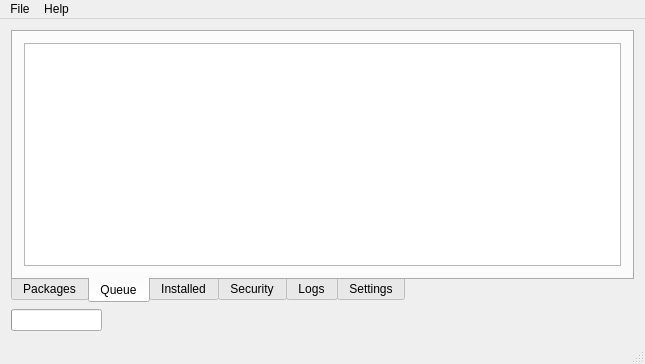
<?xml version="1.0" encoding="UTF-8"?>
<ui version="4.0">
 <class>MainWindow</class>
 <widget class="QMainWindow" name="MainWindow">
  <property name="geometry">
   <rect>
    <x>0</x>
    <y>0</y>
    <width>645</width>
    <height>364</height>
   </rect>
  </property>
  <property name="windowTitle">
   <string>UserPKG</string>
  </property>
  <property name="windowIcon">
   <iconset resource="../res/files.qrc">
    <normaloff>:/files/queue-done.png</normaloff>:/files/queue-done.png</iconset>
  </property>
  <widget class="QWidget" name="centralWidget">
   <layout class="QVBoxLayout" name="verticalLayout">
    <item>
     <widget class="QTabWidget" name="tabWidget">
      <property name="tabPosition">
       <enum>QTabWidget::South</enum>
      </property>
      <property name="currentIndex">
       <number>1</number>
      </property>
      <widget class="QWidget" name="packagesTab">
       <attribute name="title">
        <string>Packages</string>
       </attribute>
       <layout class="QVBoxLayout" name="verticalLayout_3">
        <item>
         <layout class="QHBoxLayout" name="horizontalLayout">
          <item>
           <layout class="QVBoxLayout" name="verticalLayout_5">
            <item>
             <layout class="QHBoxLayout" name="horizontalLayout_5">
              <item>
               <widget class="QLabel" name="label_3">
                <property name="text">
                 <string>Search</string>
                </property>
               </widget>
              </item>
              <item>
               <widget class="QLineEdit" name="search"/>
              </item>
             </layout>
            </item>
            <item>
             <layout class="QHBoxLayout" name="horizontalLayout_4">
              <item>
               <widget class="QListWidget" name="cat">
                <property name="sizePolicy">
                 <sizepolicy hsizetype="Fixed" vsizetype="Expanding">
                  <horstretch>0</horstretch>
                  <verstretch>0</verstretch>
                 </sizepolicy>
                </property>
                <property name="maximumSize">
                 <size>
                  <width>160</width>
                  <height>16777215</height>
                 </size>
                </property>
               </widget>
              </item>
              <item>
               <widget class="QListWidget" name="pkg">
                <property name="minimumSize">
                 <size>
                  <width>160</width>
                  <height>0</height>
                 </size>
                </property>
                <property name="showDropIndicator" stdset="0">
                 <bool>false</bool>
                </property>
                <property name="alternatingRowColors">
                 <bool>false</bool>
                </property>
                <property name="iconSize">
                 <size>
                  <width>32</width>
                  <height>32</height>
                 </size>
                </property>
                <property name="textElideMode">
                 <enum>Qt::ElideNone</enum>
                </property>
                <property name="verticalScrollMode">
                 <enum>QAbstractItemView::ScrollPerItem</enum>
                </property>
                <property name="movement">
                 <enum>QListView::Static</enum>
                </property>
                <property name="isWrapping" stdset="0">
                 <bool>false</bool>
                </property>
                <property name="resizeMode">
                 <enum>QListView::Adjust</enum>
                </property>
                <property name="layoutMode">
                 <enum>QListView::SinglePass</enum>
                </property>
                <property name="spacing">
                 <number>0</number>
                </property>
                <property name="viewMode">
                 <enum>QListView::ListMode</enum>
                </property>
                <property name="uniformItemSizes">
                 <bool>true</bool>
                </property>
                <property name="wordWrap">
                 <bool>true</bool>
                </property>
               </widget>
              </item>
             </layout>
            </item>
           </layout>
          </item>
          <item>
           <layout class="QVBoxLayout" name="verticalLayout_8">
            <item>
             <widget class="QToolBox" name="pkgBox">
              <property name="currentIndex">
               <number>0</number>
              </property>
              <widget class="QWidget" name="pkgBoxInfo">
               <property name="geometry">
                <rect>
                 <x>0</x>
                 <y>0</y>
                 <width>230</width>
                 <height>80</height>
                </rect>
               </property>
               <attribute name="label">
                <string>Information</string>
               </attribute>
               <layout class="QVBoxLayout" name="verticalLayout_2">
                <item>
                 <layout class="QHBoxLayout" name="horizontalLayout_3">
                  <item>
                   <widget class="QLabel" name="label_2">
                    <property name="minimumSize">
                     <size>
                      <width>125</width>
                      <height>0</height>
                     </size>
                    </property>
                    <property name="text">
                     <string>Package Name</string>
                    </property>
                   </widget>
                  </item>
                  <item>
                   <widget class="QLineEdit" name="pkgName">
                    <property name="styleSheet">
                     <string notr="true">border:0;background:transparent;</string>
                    </property>
                    <property name="readOnly">
                     <bool>true</bool>
                    </property>
                   </widget>
                  </item>
                 </layout>
                </item>
                <item>
                 <layout class="QHBoxLayout" name="horizontalLayout_2">
                  <item>
                   <widget class="QLabel" name="label">
                    <property name="minimumSize">
                     <size>
                      <width>125</width>
                      <height>0</height>
                     </size>
                    </property>
                    <property name="text">
                     <string>Package Version</string>
                    </property>
                   </widget>
                  </item>
                  <item>
                   <widget class="QLineEdit" name="pkgVersion">
                    <property name="styleSheet">
                     <string notr="true">border:0px;background:transparent;</string>
                    </property>
                    <property name="readOnly">
                     <bool>true</bool>
                    </property>
                   </widget>
                  </item>
                 </layout>
                </item>
                <item>
                 <spacer name="verticalSpacer">
                  <property name="orientation">
                   <enum>Qt::Vertical</enum>
                  </property>
                  <property name="sizeHint" stdset="0">
                   <size>
                    <width>20</width>
                    <height>40</height>
                   </size>
                  </property>
                 </spacer>
                </item>
               </layout>
              </widget>
              <widget class="QWidget" name="pkgBoxDepends">
               <property name="geometry">
                <rect>
                 <x>0</x>
                 <y>0</y>
                 <width>102</width>
                 <height>102</height>
                </rect>
               </property>
               <attribute name="label">
                <string>Dependencies</string>
               </attribute>
               <layout class="QVBoxLayout" name="verticalLayout_4">
                <item>
                 <widget class="QTreeWidget" name="pkgDepends">
                  <attribute name="headerVisible">
                   <bool>false</bool>
                  </attribute>
                  <column>
                   <property name="text">
                    <string notr="true">1</string>
                   </property>
                  </column>
                 </widget>
                </item>
               </layout>
              </widget>
              <widget class="QWidget" name="pkgBoxOptions">
               <property name="geometry">
                <rect>
                 <x>0</x>
                 <y>0</y>
                 <width>102</width>
                 <height>102</height>
                </rect>
               </property>
               <attribute name="label">
                <string>Options</string>
               </attribute>
               <layout class="QVBoxLayout" name="verticalLayout_7">
                <item>
                 <widget class="QTreeWidget" name="options">
                  <property name="sizePolicy">
                   <sizepolicy hsizetype="Preferred" vsizetype="Preferred">
                    <horstretch>0</horstretch>
                    <verstretch>0</verstretch>
                   </sizepolicy>
                  </property>
                  <property name="maximumSize">
                   <size>
                    <width>16777215</width>
                    <height>16777215</height>
                   </size>
                  </property>
                  <property name="itemsExpandable">
                   <bool>false</bool>
                  </property>
                  <property name="expandsOnDoubleClick">
                   <bool>false</bool>
                  </property>
                  <attribute name="headerVisible">
                   <bool>false</bool>
                  </attribute>
                  <column>
                   <property name="text">
                    <string>1</string>
                   </property>
                  </column>
                 </widget>
                </item>
               </layout>
              </widget>
             </widget>
            </item>
            <item>
             <widget class="QPushButton" name="pushButton">
              <property name="text">
               <string>Add to queue</string>
              </property>
              <property name="icon">
               <iconset resource="../res/files.qrc">
                <normaloff>:/files/queue-add.png</normaloff>:/files/queue-add.png</iconset>
              </property>
             </widget>
            </item>
           </layout>
          </item>
         </layout>
        </item>
       </layout>
      </widget>
      <widget class="QWidget" name="tab_2">
       <attribute name="title">
        <string>Queue</string>
       </attribute>
       <layout class="QVBoxLayout" name="verticalLayout_11">
        <item>
         <widget class="QTreeWidget" name="queue">
          <property name="contextMenuPolicy">
           <enum>Qt::CustomContextMenu</enum>
          </property>
          <property name="uniformRowHeights">
           <bool>false</bool>
          </property>
          <property name="wordWrap">
           <bool>false</bool>
          </property>
          <property name="expandsOnDoubleClick">
           <bool>false</bool>
          </property>
          <attribute name="headerVisible">
           <bool>false</bool>
          </attribute>
          <column>
           <property name="text">
            <string>Package</string>
           </property>
          </column>
          <column>
           <property name="text">
            <string>Options</string>
           </property>
          </column>
          <column>
           <property name="text">
            <string>Status</string>
           </property>
          </column>
         </widget>
        </item>
       </layout>
      </widget>
      <widget class="QWidget" name="tab_3">
       <attribute name="title">
        <string>Installed</string>
       </attribute>
       <layout class="QVBoxLayout" name="verticalLayout_18">
        <item>
         <widget class="QTreeWidget" name="installedPackagesTree">
          <property name="contextMenuPolicy">
           <enum>Qt::CustomContextMenu</enum>
          </property>
          <column>
           <property name="text">
            <string notr="true">Package</string>
           </property>
          </column>
          <column>
           <property name="text">
            <string>Version</string>
           </property>
          </column>
          <column>
           <property name="text">
            <string>Information</string>
           </property>
          </column>
         </widget>
        </item>
        <item>
         <spacer name="verticalSpacer_2">
          <property name="orientation">
           <enum>Qt::Vertical</enum>
          </property>
          <property name="sizeHint" stdset="0">
           <size>
            <width>20</width>
            <height>40</height>
           </size>
          </property>
         </spacer>
        </item>
       </layout>
      </widget>
      <widget class="QWidget" name="tab_4">
       <attribute name="title">
        <string>Security</string>
       </attribute>
       <layout class="QVBoxLayout" name="verticalLayout_19">
        <item>
         <widget class="QTreeWidget" name="pkgVuln">
          <attribute name="headerVisible">
           <bool>false</bool>
          </attribute>
          <column>
           <property name="text">
            <string>Package</string>
           </property>
          </column>
         </widget>
        </item>
       </layout>
      </widget>
      <widget class="QWidget" name="tab_5">
       <attribute name="title">
        <string>Logs</string>
       </attribute>
       <layout class="QVBoxLayout" name="verticalLayout_10">
        <item>
         <widget class="QToolBox" name="toolBox">
          <property name="currentIndex">
           <number>0</number>
          </property>
          <widget class="QWidget" name="page">
           <property name="geometry">
            <rect>
             <x>0</x>
             <y>0</y>
             <width>605</width>
             <height>155</height>
            </rect>
           </property>
           <attribute name="label">
            <string>Current</string>
           </attribute>
           <layout class="QVBoxLayout" name="verticalLayout_21">
            <item>
             <widget class="QPlainTextEdit" name="log">
              <property name="sizePolicy">
               <sizepolicy hsizetype="Expanding" vsizetype="Expanding">
                <horstretch>0</horstretch>
                <verstretch>0</verstretch>
               </sizepolicy>
              </property>
              <property name="maximumSize">
               <size>
                <width>16777215</width>
                <height>16777215</height>
               </size>
              </property>
              <property name="palette">
               <palette>
                <active>
                 <colorrole role="Light">
                  <brush brushstyle="SolidPattern">
                   <color alpha="255">
                    <red>0</red>
                    <green>0</green>
                    <blue>0</blue>
                   </color>
                  </brush>
                 </colorrole>
                 <colorrole role="Text">
                  <brush brushstyle="SolidPattern">
                   <color alpha="255">
                    <red>255</red>
                    <green>255</green>
                    <blue>255</blue>
                   </color>
                  </brush>
                 </colorrole>
                 <colorrole role="Base">
                  <brush brushstyle="SolidPattern">
                   <color alpha="255">
                    <red>0</red>
                    <green>0</green>
                    <blue>0</blue>
                   </color>
                  </brush>
                 </colorrole>
                </active>
                <inactive>
                 <colorrole role="Light">
                  <brush brushstyle="SolidPattern">
                   <color alpha="255">
                    <red>0</red>
                    <green>0</green>
                    <blue>0</blue>
                   </color>
                  </brush>
                 </colorrole>
                 <colorrole role="Text">
                  <brush brushstyle="SolidPattern">
                   <color alpha="255">
                    <red>255</red>
                    <green>255</green>
                    <blue>255</blue>
                   </color>
                  </brush>
                 </colorrole>
                 <colorrole role="Base">
                  <brush brushstyle="SolidPattern">
                   <color alpha="255">
                    <red>0</red>
                    <green>0</green>
                    <blue>0</blue>
                   </color>
                  </brush>
                 </colorrole>
                </inactive>
                <disabled>
                 <colorrole role="Light">
                  <brush brushstyle="SolidPattern">
                   <color alpha="255">
                    <red>0</red>
                    <green>0</green>
                    <blue>0</blue>
                   </color>
                  </brush>
                 </colorrole>
                 <colorrole role="Text">
                  <brush brushstyle="SolidPattern">
                   <color alpha="255">
                    <red>165</red>
                    <green>164</green>
                    <blue>164</blue>
                   </color>
                  </brush>
                 </colorrole>
                 <colorrole role="Base">
                  <brush brushstyle="SolidPattern">
                   <color alpha="255">
                    <red>244</red>
                    <green>244</green>
                    <blue>244</blue>
                   </color>
                  </brush>
                 </colorrole>
                </disabled>
               </palette>
              </property>
              <property name="font">
               <font>
                <pointsize>8</pointsize>
                <stylestrategy>NoAntialias</stylestrategy>
                <kerning>false</kerning>
               </font>
              </property>
              <property name="acceptDrops">
               <bool>false</bool>
              </property>
              <property name="frameShape">
               <enum>QFrame::NoFrame</enum>
              </property>
              <property name="undoRedoEnabled">
               <bool>false</bool>
              </property>
              <property name="lineWrapMode">
               <enum>QPlainTextEdit::WidgetWidth</enum>
              </property>
              <property name="readOnly">
               <bool>true</bool>
              </property>
              <property name="plainText">
               <string notr="true"/>
              </property>
              <property name="tabStopWidth">
               <number>160</number>
              </property>
              <property name="centerOnScroll">
               <bool>false</bool>
              </property>
             </widget>
            </item>
           </layout>
          </widget>
          <widget class="QWidget" name="page_2">
           <property name="geometry">
            <rect>
             <x>0</x>
             <y>0</y>
             <width>102</width>
             <height>102</height>
            </rect>
           </property>
           <attribute name="label">
            <string>Failed</string>
           </attribute>
           <layout class="QVBoxLayout" name="verticalLayout_20">
            <item>
             <widget class="QTextEdit" name="failedLog">
              <property name="palette">
               <palette>
                <active>
                 <colorrole role="Text">
                  <brush brushstyle="SolidPattern">
                   <color alpha="255">
                    <red>255</red>
                    <green>255</green>
                    <blue>255</blue>
                   </color>
                  </brush>
                 </colorrole>
                 <colorrole role="Base">
                  <brush brushstyle="SolidPattern">
                   <color alpha="255">
                    <red>0</red>
                    <green>0</green>
                    <blue>0</blue>
                   </color>
                  </brush>
                 </colorrole>
                </active>
                <inactive>
                 <colorrole role="Text">
                  <brush brushstyle="SolidPattern">
                   <color alpha="255">
                    <red>255</red>
                    <green>255</green>
                    <blue>255</blue>
                   </color>
                  </brush>
                 </colorrole>
                 <colorrole role="Base">
                  <brush brushstyle="SolidPattern">
                   <color alpha="255">
                    <red>0</red>
                    <green>0</green>
                    <blue>0</blue>
                   </color>
                  </brush>
                 </colorrole>
                </inactive>
                <disabled>
                 <colorrole role="Text">
                  <brush brushstyle="SolidPattern">
                   <color alpha="255">
                    <red>165</red>
                    <green>164</green>
                    <blue>164</blue>
                   </color>
                  </brush>
                 </colorrole>
                 <colorrole role="Base">
                  <brush brushstyle="SolidPattern">
                   <color alpha="255">
                    <red>244</red>
                    <green>244</green>
                    <blue>244</blue>
                   </color>
                  </brush>
                 </colorrole>
                </disabled>
               </palette>
              </property>
              <property name="font">
               <font>
                <pointsize>8</pointsize>
               </font>
              </property>
              <property name="readOnly">
               <bool>true</bool>
              </property>
             </widget>
            </item>
           </layout>
          </widget>
         </widget>
        </item>
       </layout>
      </widget>
      <widget class="QWidget" name="settingsTab">
       <attribute name="title">
        <string>Settings</string>
       </attribute>
       <layout class="QVBoxLayout" name="verticalLayout_6">
        <item>
         <widget class="QToolBox" name="toolBox_2">
          <property name="currentIndex">
           <number>0</number>
          </property>
          <widget class="QWidget" name="page_3">
           <property name="geometry">
            <rect>
             <x>0</x>
             <y>0</y>
             <width>605</width>
             <height>155</height>
            </rect>
           </property>
           <attribute name="label">
            <string>General</string>
           </attribute>
          </widget>
          <widget class="QWidget" name="page_4">
           <property name="geometry">
            <rect>
             <x>0</x>
             <y>0</y>
             <width>605</width>
             <height>155</height>
            </rect>
           </property>
           <attribute name="label">
            <string>Advanced</string>
           </attribute>
          </widget>
         </widget>
        </item>
       </layout>
      </widget>
     </widget>
    </item>
    <item>
     <widget class="QProgressBar" name="progressBar">
      <property name="sizePolicy">
       <sizepolicy hsizetype="Fixed" vsizetype="Fixed">
        <horstretch>0</horstretch>
        <verstretch>0</verstretch>
       </sizepolicy>
      </property>
      <property name="value">
       <number>0</number>
      </property>
      <property name="textVisible">
       <bool>false</bool>
      </property>
     </widget>
    </item>
   </layout>
  </widget>
  <widget class="QMenuBar" name="menuBar">
   <property name="geometry">
    <rect>
     <x>0</x>
     <y>0</y>
     <width>645</width>
     <height>25</height>
    </rect>
   </property>
   <widget class="QMenu" name="menuFile">
    <property name="title">
     <string>File</string>
    </property>
    <addaction name="actionSync"/>
    <addaction name="separator"/>
    <addaction name="actionQuit"/>
   </widget>
   <widget class="QMenu" name="menuHelp">
    <property name="title">
     <string>Help</string>
    </property>
    <addaction name="actionAbout"/>
    <addaction name="actionAbout_pkgsrc"/>
    <addaction name="actionAbout_Qt"/>
   </widget>
   <addaction name="menuFile"/>
   <addaction name="menuHelp"/>
  </widget>
  <widget class="QStatusBar" name="statusBar"/>
  <action name="actionQuit">
   <property name="text">
    <string>Quit</string>
   </property>
   <property name="shortcut">
    <string>Ctrl+Q</string>
   </property>
  </action>
  <action name="actionAbout">
   <property name="text">
    <string>About</string>
   </property>
  </action>
  <action name="actionAbout_pkgsrc">
   <property name="text">
    <string>About pkgsrc</string>
   </property>
  </action>
  <action name="actionAbout_Qt">
   <property name="text">
    <string>About Qt</string>
   </property>
  </action>
  <action name="actionSync">
   <property name="text">
    <string>Sync</string>
   </property>
  </action>
 </widget>
 <layoutdefault spacing="6" margin="11"/>
 <resources>
  <include location="../res/files.qrc"/>
 </resources>
 <connections/>
</ui>
